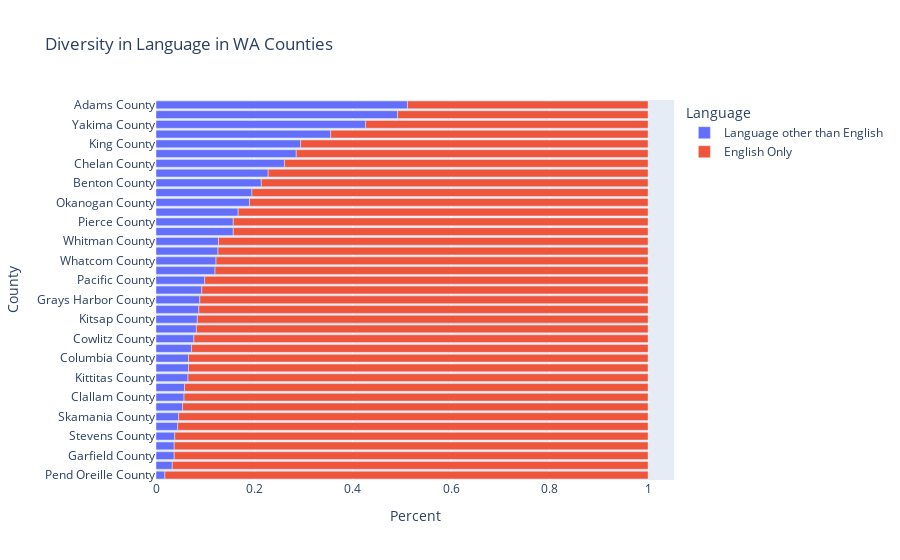

Notebook code for this chart:
### Code cell
lang_counties = []
lang_counts = []
lang_kind = []
diverse_lang = diverse_lang.iloc[1:, :]

for idx, row in diverse_lang.iterrows():
    lang_counties.append(idx)
    lang_counts.append(row['english_only'])
    lang_kind.append('English Only')
    lang_counties.append(idx)
    lang_counts.append(row['language_other_than_english'])
    lang_kind.append('Language other than English')

lang_data = {}
lang_data['County'] = lang_counties
lang_data['Percent'] = lang_counts
lang_data['Language'] = lang_kind
lang_data = pd.DataFrame(lang_data).sort_values(by='Percent')
fig3 = px.bar(lang_data, x="Percent", y="County", color="Language", title="Diversity in Language in WA Counties", height=900)

fig3.show()
# Testing for proper labeling of counties for each stacked bar
for idx, row in diverse_lang.iterrows():
    plot_index = fig3.to_dict()['data'][0]['y'].tolist().index(idx)
    assert(fig3.to_dict()['data'][0]['x'][plot_index] == diverse_lang.iloc[diverse_lang.index == idx]['language_other_than_english'].iloc[0])
    plot_index = fig3.to_dict()['data'][1]['y'].tolist().index(idx)
    assert(fig3.to_dict()['data'][1]['x'][plot_index] == diverse_lang.iloc[diverse_lang.index == idx]['english_only'].iloc[0])

### Figure 1 — Plotly figure (JSON) as saved in the notebook; plotly's stock layout.template omitted (floating-point values rounded to 4 significant figures)
{"data": [{"alignmentgroup": "True", "hovertemplate": "Language=Language other than English<br>Percent=%{x}<br>County=%{y}<extra></extra>", "legendgroup": "Language other than English", "marker": {"color": "#636efa", "pattern": {"shape": ""}}, "name": "Language other than English", "offsetgroup": "Language other than English", "orientation": "h", "showlegend": true, "textposition": "auto", "type": "bar", "x": [0.018, 0.033, 0.037, 0.037, 0.038, 0.044, 0.046, 0.054, 0.057, 0.058, 0.065, 0.066, 0.066, 0.072, 0.077, 0.082, 0.084, 0.087, 0.089, 0.093, 0.099, 0.12, 0.122, 0.126, 0.127, 0.157, 0.157, 0.167, 0.19, 0.195, 0.214, 0.228, 0.261, 0.285, 0.294, 0.355, 0.426, 0.491, 0.511], "xaxis": "x", "y": ["Pend Oreille County", "Lincoln County", "Garfield County", "Ferry County", "Stevens County", "Asotin County", "Skamania County", "Wahkiakum County", "Clallam County", "Jefferson County", "Kittitas County", "San Juan County", "Columbia County", "Spokane County", "Cowlitz County", "Lewis County", "Kitsap County", "Mason County", "Grays Harbor County", "Island County", "Pacific County", "Thurston County", "Whatcom County", "Klickitat County", "Whitman County", "Clark County", "Pierce County", "Skagit County", "Okanogan County", "Walla Walla County", "Benton County", "Snohomish County", "Chelan County", "Douglas County", "King County", "Grant County", "Yakima County", "Franklin County", "Adams County"], "yaxis": "y"}, {"alignmentgroup": "True", "hovertemplate": "Language=English Only<br>Percent=%{x}<br>County=%{y}<extra></extra>", "legendgroup": "English Only", "marker": {"color": "#EF553B", "pattern": {"shape": ""}}, "name": "English Only", "offsetgroup": "English Only", "orientation": "h", "showlegend": true, "textposition": "auto", "type": "bar", "x": [0.489, 0.509, 0.574, 0.645, 0.706, 0.715, 0.739, 0.772, 0.786, 0.805, 0.81, 0.833, 0.843, 0.843, 0.873, 0.874, 0.878, 0.88, 0.901, 0.907, 0.911, 0.913, 0.916, 0.918, 0.923, 0.928, 0.934, 0.934, 0.935, 0.942, 0.943, 0.946, 0.954, 0.956, 0.962, 0.963, 0.963, 0.967, 0.982], "xaxis": "x", "y": ["Adams County", "Franklin County", "Yakima County", "Grant County", "King County", "Douglas County", "Chelan County", "Snohomish County", "Benton County", "Walla Walla County", "Okanogan County", "Skagit County", "Clark County", "Pierce County", "Whitman County", "Klickitat County", "Whatcom County", "Thurston County", "Pacific County", "Island County", "Grays Harbor County", "Mason County", "Kitsap County", "Lewis County", "Cowlitz County", "Spokane County", "San Juan County", "Columbia County", "Kittitas County", "Jefferson County", "Clallam County", "Wahkiakum County", "Skamania County", "Asotin County", "Stevens County", "Garfield County", "Ferry County", "Lincoln County", "Pend Oreille County"], "yaxis": "y"}], "layout": {"autosize": true, "barmode": "relative", "legend": {"title": {"text": "Language"}, "tracegroupgap": 0}, "title": {"text": "Diversity in Language in WA Counties"}, "xaxis": {"anchor": "y", "autorange": true, "domain": [0, 1], "range": [0, 1.053], "title": {"text": "Percent"}, "type": "linear"}, "yaxis": {"anchor": "x", "autorange": true, "domain": [0, 1], "range": [-0.5, 38.5], "title": {"text": "County"}, "type": "category"}}}
